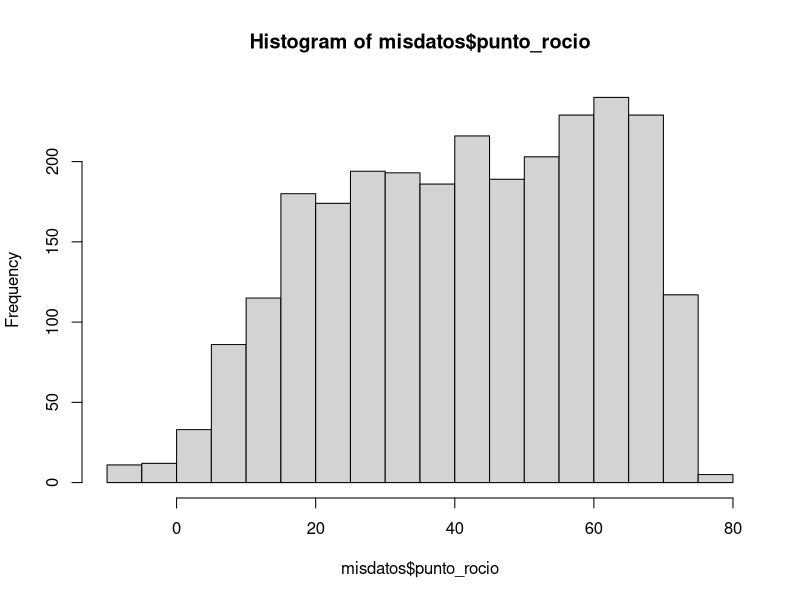
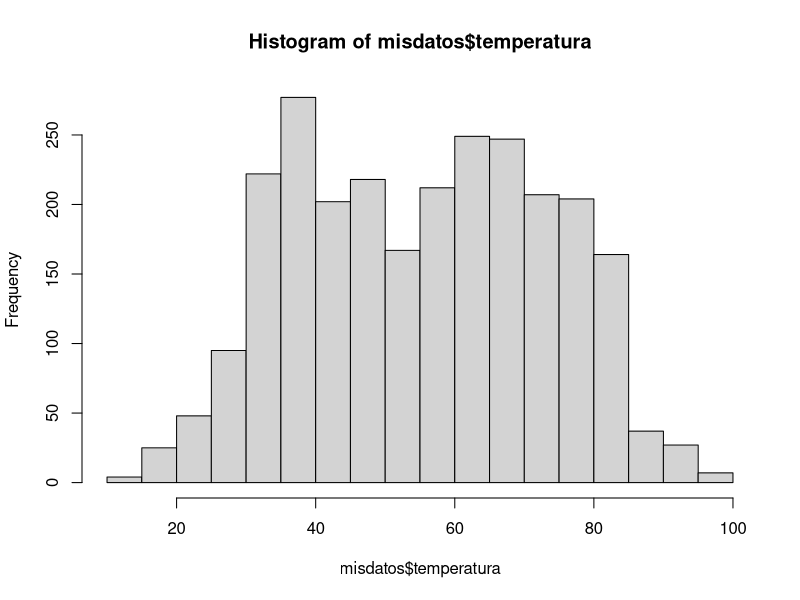
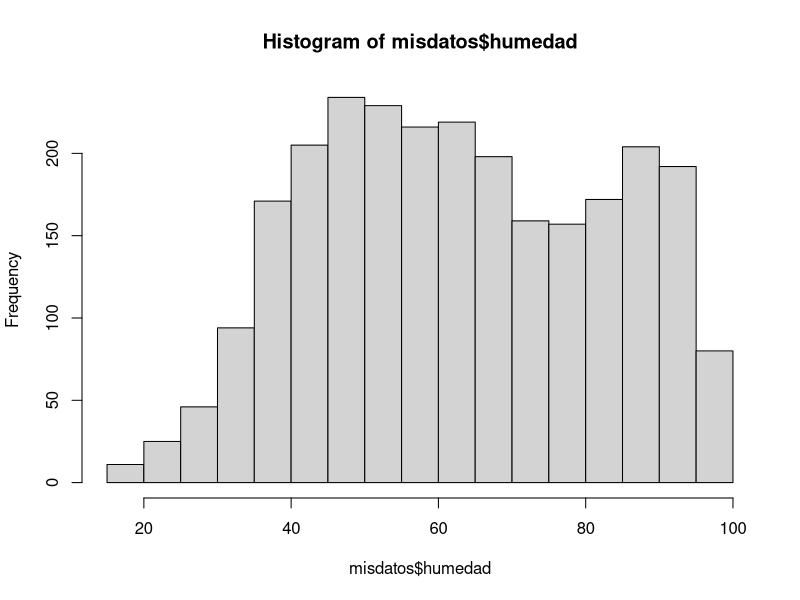
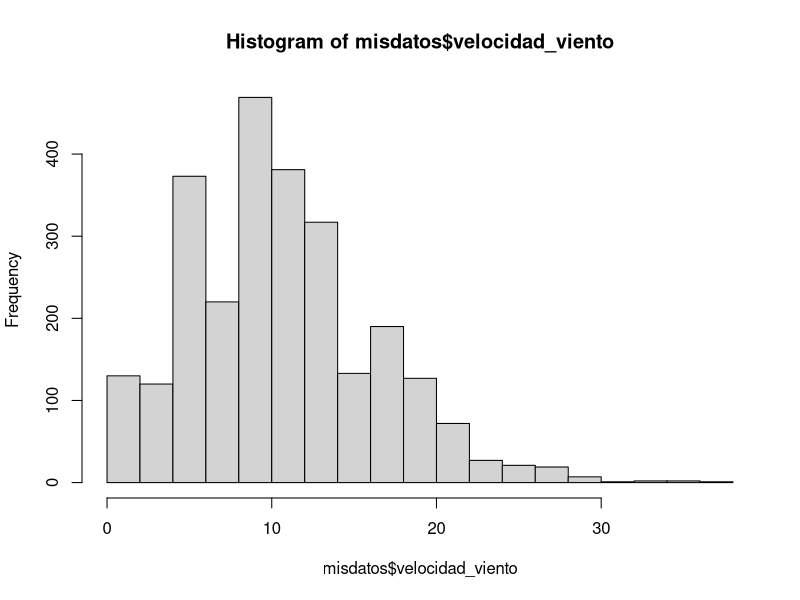

The R script that drew these images, in order:
library(readxl)


# 1. Use la función read_excel para cargar los datos que se encuentran en el archivo excel
#  datos_ie.xlsx

misdatos <- read_excel("datos_ie.xlsx")


# 2. Para la variable "velocidad_viento", que es una de las columnas de los datos 
# que acaba de cargar, encuentre lo siguiente:
# 2.1 el cuantil 0.025
# 2.2 la mediana
# 2.3 el cuantil 0.975
# Nota la función quantile es la que calcula cuantiles de un vector. Por ejemplo si el vector se llama x y
# queremos calcular el cuantil 37 escribiremos en R quantile(x, 0.37)

vel <- misdatos$velocidad_viento
vq025 <- quantile(vel, 0.025)
vq500 <- quantile(vel, 0.5)
vq975 <- quantile(vel, 0.975)

c(vq025, vq500, vq975)


# 3. Para la variable "temperatura" compute lo siguiente
# 3.1 la media 
# 3.2 la desviación estandar
# 3.3 la cantidad de observaciones (n)
# 3.4 la desviación estandar, dividida por la raíz de n

  

tem <- misdatos$temperatura
tmu <- mean(tem)
tsd <- sd(tem)
n <- length(tem)
tsdn <- tsd/sqrt(n)

c(tmu, tsd, n, tsdn)



# 4. Grafique los histogramas de estas cuatro variables: temperatura, humedad,
# punto_rocio y velocidad_viento. Puede usar cualquier función y paquete de R 
# que grafique histogramas

hist(misdatos$punto_rocio, breaks = 21)
hist(misdatos$temperatura, breaks = 21)
hist(misdatos$humedad, breaks = 21)
hist(misdatos$velocidad_viento, breaks = 21)


# 5. Use el comando pnorm, para encontrar la probabilidad de que una variable aleatoria normal
# estándard esté entre -1 y 1.2, es decir, encontrar P(-1 <= z <= 1.2)
# Nota, el comando pnorm asume por defecto que nuestra normal es estándar.

pnorm(-1)
pnorm(1.2)
pnorm(1.2) - pnorm(-1)
